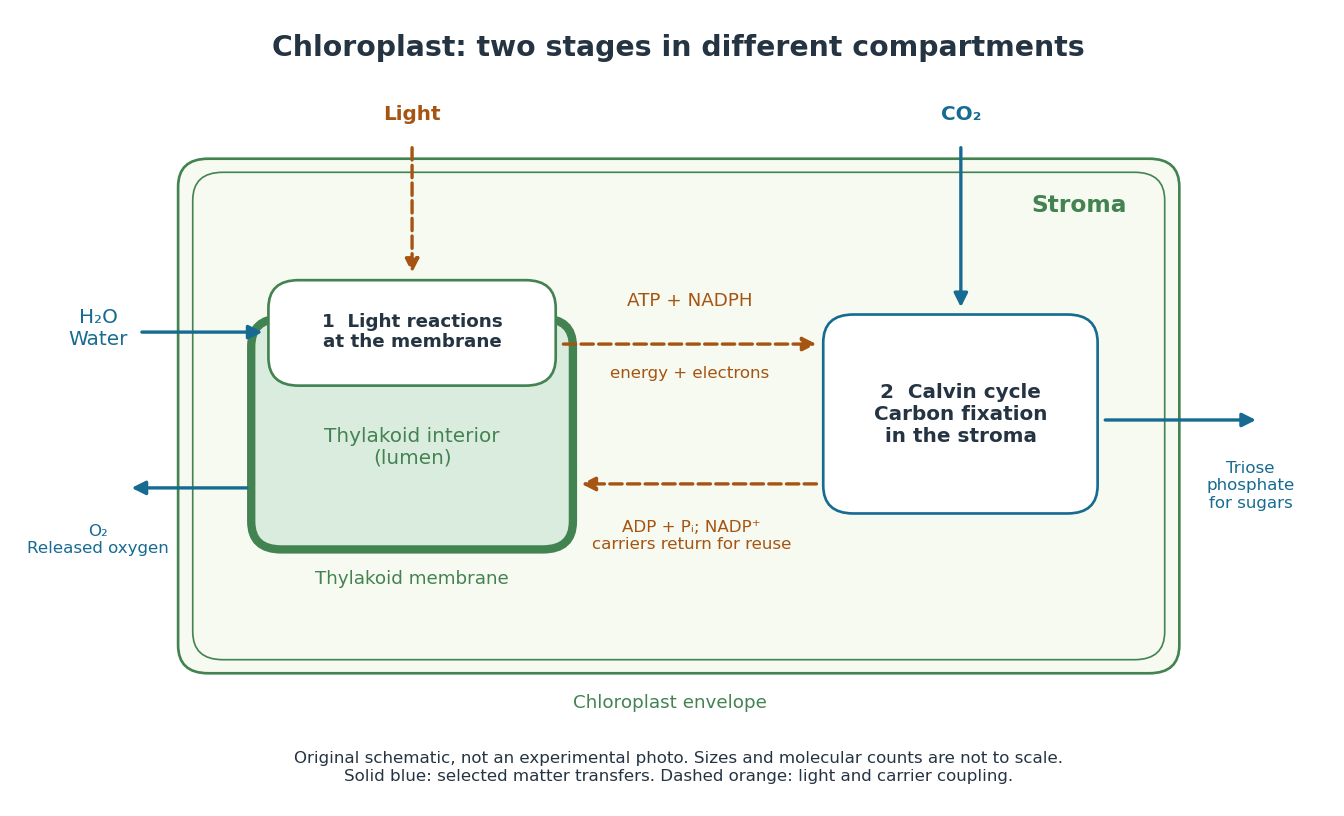

Write the Python code that produced this figure.
"""Draw chloroplast stage locations; write basename.png to CWD.

Tested with Python 3.14 and the repository's Matplotlib/NumPy environment.
Original schematic, not an experimental photograph or a scale drawing.
"""

from pathlib import Path

import matplotlib

matplotlib.use("Agg")
import matplotlib.pyplot as plt
from matplotlib.patches import FancyArrowPatch, FancyBboxPatch


def main():
    green, blue, orange, ink = "#438251", "#176b92", "#a65412", "#253442"
    plt.rcParams.update({"font.size": 12, "font.family": "DejaVu Sans"})
    fig, ax = plt.subplots(figsize=(11.2, 6.8))
    fig.patch.set_facecolor("white")
    ax.set_facecolor("white")
    ax.set(xlim=(0, 15), ylim=(0, 9.6))
    ax.axis("off")

    def rounded(x, y, w, h, fill, edge, lw=1.6):
        ax.add_patch(FancyBboxPatch(
            (x, y), w, h, boxstyle="round,pad=0.02,rounding_size=0.35",
            facecolor=fill, edgecolor=edge, linewidth=lw,
        ))

    def arrow(start, end, color=blue, dashed=False):
        ax.add_patch(FancyArrowPatch(
            start, end, arrowstyle="-|>", mutation_scale=17,
            color=color, linewidth=2, linestyle="--" if dashed else "-",
        ))

    ax.text(7.5, 9.2, "Chloroplast: two stages in different compartments",
            ha="center", fontsize=17, weight="bold", color=ink)
    rounded(1.7, 1.5, 11.6, 6.4, "#f6faf0", green)
    rounded(1.87, 1.67, 11.26, 6.06, "#f6faf0", green, 1)
    ax.text(11.6, 7.25, "Stroma", color=green, fontsize=14, weight="bold")
    ax.text(7.4, 1.05, "Chloroplast envelope", color=green, ha="center", fontsize=11)

    rounded(2.55, 3.05, 3.7, 2.85, "#d9ecdd", green, 5)
    ax.text(4.4, 4.1, "Thylakoid interior\n(lumen)", ha="center", color=green)
    rounded(2.75, 5.1, 3.3, 1.28, "#ffffff", green)
    ax.text(4.4, 5.75, "1  Light reactions\nat the membrane", ha="center",
            va="center", weight="bold", fontsize=11, color=ink)
    ax.text(4.4, 2.6, "Thylakoid membrane", color=green, ha="center", fontsize=11)

    rounded(9.2, 3.5, 3.15, 2.45, "#ffffff", blue)
    ax.text(10.78, 4.72, "2  Calvin cycle\nCarbon fixation\nin the stroma",
            ha="center", va="center", color=ink, weight="bold", fontsize=12)

    ax.text(4.4, 8.4, "Light", ha="center", color=orange, weight="bold")
    arrow((4.4, 8.1), (4.4, 6.45), orange, True)
    ax.text(0.75, 5.8, "H₂O\nWater", ha="center", va="center", color=blue)
    arrow((1.22, 5.75), (2.7, 5.75))
    arrow((2.52, 3.8), (1.1, 3.8))
    ax.text(0.75, 3.15, "O₂\nReleased oxygen", ha="center", va="center",
            color=blue, fontsize=10)
    ax.text(10.78, 8.4, "CO₂", ha="center", color=blue, weight="bold")
    arrow((10.78, 8.1), (10.78, 6.02))
    arrow((6.12, 5.6), (9.14, 5.6), orange, True)
    ax.text(7.63, 6.08, "ATP + NADPH", ha="center", color=orange, fontsize=11)
    ax.text(7.63, 5.18, "energy + electrons", ha="center", color=orange, fontsize=10)
    arrow((9.14, 3.85), (6.33, 3.85), orange, True)
    ax.text(7.65, 3.4, "ADP + Pᵢ; NADP⁺\ncarriers return for reuse",
            ha="center", va="top", color=orange, fontsize=10)
    arrow((12.42, 4.65), (14.25, 4.65))
    ax.text(14.15, 3.55, "Triose\nphosphate\nfor sugars",
            ha="center", color=blue, fontsize=10)
    ax.text(7.5, 0.3,
            "Original schematic, not an experimental photo. Sizes and molecular counts are not to scale.\n"
            "Solid blue: selected matter transfers. Dashed orange: light and carrier coupling.",
            ha="center", va="center", color=ink, fontsize=10)
    fig.subplots_adjust(left=0.025, right=0.985, top=0.97, bottom=0.03)
    fig.savefig(Path.cwd() / f"{Path(__file__).stem}.png", dpi=120,
                facecolor="white", transparent=False)
    plt.close(fig)


if __name__ == "__main__":
    main()
